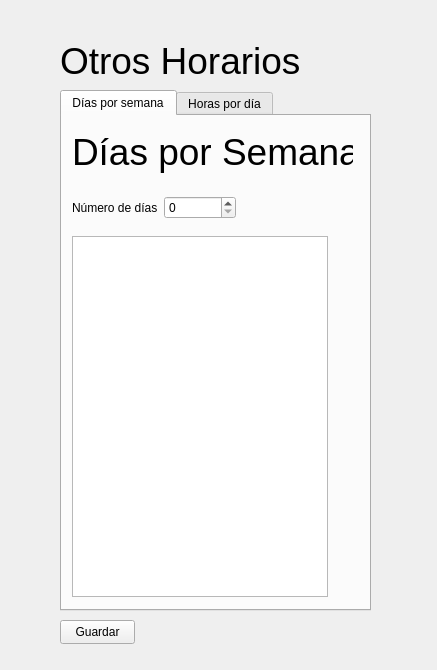
<?xml version="1.0" encoding="UTF-8"?>
<ui version="4.0">
 <class>otrosHorarios</class>
 <widget class="QWidget" name="otrosHorarios">
  <property name="geometry">
   <rect>
    <x>0</x>
    <y>0</y>
    <width>437</width>
    <height>670</height>
   </rect>
  </property>
  <property name="windowTitle">
   <string>otrosHorarios</string>
  </property>
  <widget class="QTabWidget" name="tabWidget">
   <property name="geometry">
    <rect>
     <x>60</x>
     <y>90</y>
     <width>311</width>
     <height>521</height>
    </rect>
   </property>
   <property name="currentIndex">
    <number>0</number>
   </property>
   <widget class="QWidget" name="dias">
    <attribute name="title">
     <string>Días por semana</string>
    </attribute>
    <widget class="QListWidget" name="listaDias">
     <property name="geometry">
      <rect>
       <x>10</x>
       <y>120</y>
       <width>256</width>
       <height>361</height>
      </rect>
     </property>
    </widget>
    <widget class="QWidget" name="layoutWidget">
     <property name="geometry">
      <rect>
       <x>10</x>
       <y>80</y>
       <width>164</width>
       <height>25</height>
      </rect>
     </property>
     <layout class="QFormLayout" name="formLayout">
      <item row="0" column="0">
       <widget class="QLabel" name="numDias">
        <property name="text">
         <string>Número de días</string>
        </property>
       </widget>
      </item>
      <item row="0" column="1">
       <widget class="QSpinBox" name="numDiasText"/>
      </item>
     </layout>
    </widget>
    <widget class="QLabel" name="title">
     <property name="geometry">
      <rect>
       <x>10</x>
       <y>0</y>
       <width>281</width>
       <height>71</height>
      </rect>
     </property>
     <property name="font">
      <font>
       <pointsize>28</pointsize>
      </font>
     </property>
     <property name="text">
      <string>Días por Semana</string>
     </property>
    </widget>
   </widget>
   <widget class="QWidget" name="horas">
    <attribute name="title">
     <string>Horas por día</string>
    </attribute>
    <widget class="QListWidget" name="listaHoras">
     <property name="geometry">
      <rect>
       <x>10</x>
       <y>120</y>
       <width>256</width>
       <height>361</height>
      </rect>
     </property>
    </widget>
    <widget class="QLabel" name="title_2">
     <property name="geometry">
      <rect>
       <x>10</x>
       <y>0</y>
       <width>281</width>
       <height>71</height>
      </rect>
     </property>
     <property name="font">
      <font>
       <pointsize>28</pointsize>
      </font>
     </property>
     <property name="text">
      <string>Horas por Día</string>
     </property>
    </widget>
    <widget class="QWidget" name="layoutWidget_2">
     <property name="geometry">
      <rect>
       <x>10</x>
       <y>80</y>
       <width>172</width>
       <height>25</height>
      </rect>
     </property>
     <layout class="QFormLayout" name="formLayout_2">
      <item row="0" column="0">
       <widget class="QLabel" name="numHoras">
        <property name="text">
         <string>Número de horas</string>
        </property>
       </widget>
      </item>
      <item row="0" column="1">
       <widget class="QSpinBox" name="numHorasText"/>
      </item>
     </layout>
    </widget>
   </widget>
  </widget>
  <widget class="QLabel" name="Title">
   <property name="geometry">
    <rect>
     <x>60</x>
     <y>30</y>
     <width>311</width>
     <height>61</height>
    </rect>
   </property>
   <property name="font">
    <font>
     <pointsize>28</pointsize>
    </font>
   </property>
   <property name="text">
    <string>Otros Horarios</string>
   </property>
  </widget>
  <widget class="QPushButton" name="save">
   <property name="geometry">
    <rect>
     <x>60</x>
     <y>620</y>
     <width>75</width>
     <height>24</height>
    </rect>
   </property>
   <property name="text">
    <string>Guardar</string>
   </property>
  </widget>
 </widget>
 <resources/>
 <connections/>
</ui>
